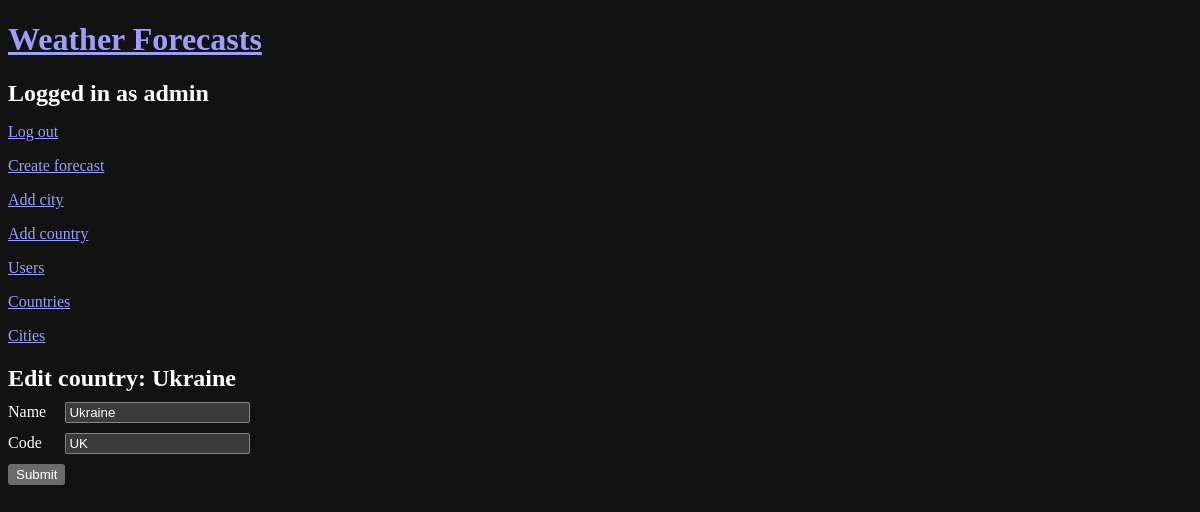
/countries/edit/1 (signed in), run on the app's committed database.
### models.py (models this page shows, shortened)
class User(db.Model, UserMixin):
    __tablename__ = 'user'
    id = db.Column(db.Integer, primary_key=True)
    username = db.Column(db.String(64), index=True, unique=True)
    email = db.Column(db.String(120), index=True, unique=True)
    password_hash = db.Column(db.String(128))
    is_staff = db.Column(db.Boolean, default=False)

class Country(db.Model):
    __tablename__ = 'country'
    id = db.Column(db.Integer, primary_key=True)
    name = db.Column(db.String(100), nullable=False)
    code = db.Column(db.String(2), nullable=False)

### app.py (the view)
@app.route('/countries/edit/<int:country_id>', methods=['GET', 'POST'])
@login_required
def edit_country(country_id):
    country = Country.query.get(country_id)
    if (country is None):
        return redirect(url_for('error_view', code=404, detail='Country not found'))
    form = CountryForm(obj=country)
    if form.validate_on_submit():
        form.populate_obj(country)
        db.session.commit()
        return redirect(url_for('countries'))
    return render_template('edit_country.html', form=form, country = country)

### forms.py
class CountryForm(FlaskForm):
    name = StringField('Country Name', validators=[DataRequired()])
    code = StringField('Country Code', validators=[DataRequired()])
    submit = SubmitField('Submit')

### app.py (called while the page is built)
@login_manager.user_loader
def load_user(user_id):
    return User.query.get(int(user_id))

### templates/edit_country.html (shortened to what this page needs)
{% extends "base.html" %}
{% block content %}
  <h2>Edit country: {{ country.name }}</h2>
  <form action="{{ url_for('edit_country', country_id=country.id) }}" method="post">
    <div>
      <label for="name">Name</label>
      {{ form.name(id="name") }}
    </div>
    <div>
      <label for="code">Code</label>
      {{ form.code(id="code") }}
    </div>
    <button type="submit" id="submit">Submit</button>
  </form>
{% endblock %}

### templates/base.html (shortened to what this page needs)
<!DOCTYPE html>
<html lang="en">
<head>
  <link rel="stylesheet" href="{{ url_for('static', filename='style.css') }}"/>
</head>
<body>
<a href="{{ url_for('index') }}"><h1>Weather Forecasts</h1></a>
{% if current_user.is_anonymous %}
  <p><a href="{{ url_for('register') }}">Register</a></p>
  <p><a href="{{ url_for('login_view') }}">Login</a></p>
{% else %}
  <h2>Logged in as {{ current_user.username }}</h2>
  <p><a href="{{ url_for('logout_view') }}">Log out</a></p>
  {% if current_user.is_staff %}
    <p><a href="{{ url_for('create_forecast') }}">Create forecast</a></p>
    <p><a href="{{ url_for('add_city') }}">Add city</a></p>
    <p><a href="{{ url_for('add_country') }}">Add country</a></p>
    <p><a href="{{ url_for('users_view') }}">Users</a></p>
    <p><a href="{{ url_for('countries') }}">Countries</a></p>
    <p><a href="{{ url_for('cities') }}">Cities</a></p>
  {% endif %}
{% endif %}
{% block content %}{% endblock %}
</body>
</html>

### static/style.css (style rules this page uses)
:root { color-scheme: dark; }
body > * { margin-bottom: 10px; }
form { display: table; }
form > div { display: table-row; }
label, select, input { display: table-cell; margin-bottom: 10px; }
label { padding-right: 10px; }
button { margin-bottom: 10px; }

### data on the page
User: username "admin"
Country: name "Ukraine", code "UK"
